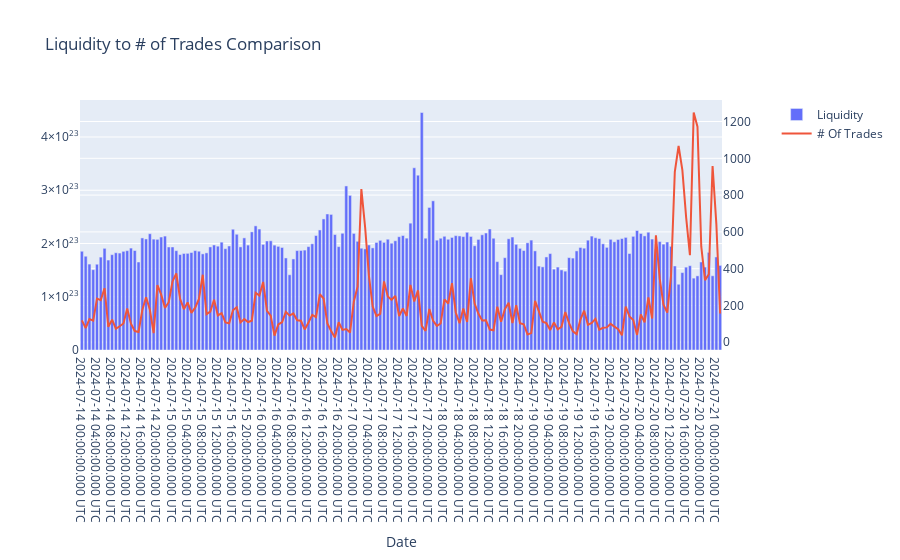

The notebook cell this image was saved under:
### Code cell
weth_zro_fig = make_subplots(specs=[[{"secondary_y": True}]])

weth_zro_fig.add_trace(
    go.Bar(
        x=weth_zro_30['day'],
        y=weth_zro_30['arbitrum_avg_liquidity'],
        name='Liquidity'
    ),
    secondary_y=False
)

weth_zro_fig.add_trace(
    go.Scatter(
        x=weth_zro_30['day'],
        y=weth_zro_30['arbitrum_num_trades'],
        name='# Of Trades',
        mode='lines'
    ),
    secondary_y=True
)

weth_zro_fig.update_layout(title='Liquidity to # of Trades Comparison')

weth_zro_fig.update_xaxes(title_text="Date")

weth_zro_fig.show()

### Figure 1 — Plotly figure (JSON) as saved in the notebook; plotly's stock layout.template omitted (floating-point values rounded to 4 significant figures; data arrays with more than 128 entries replaced by an {"elided": "..."} marker saying what was removed)
{"data": [{"name": "Liquidity", "type": "bar", "x": {"elided": "170 str values"}, "xaxis": "x", "y": {"elided": "170 float values"}, "yaxis": "y"}, {"mode": "lines", "name": "# Of Trades", "type": "scatter", "x": {"elided": "170 str values"}, "xaxis": "x", "y": {"elided": "170 int values"}, "yaxis": "y2"}], "layout": {"title": {"text": "Liquidity to # of Trades Comparison"}, "xaxis": {"anchor": "y", "domain": [0, 0.94], "title": {"text": "Date"}}, "yaxis": {"anchor": "x", "domain": [0, 1]}, "yaxis2": {"anchor": "x", "overlaying": "y", "side": "right"}}}
